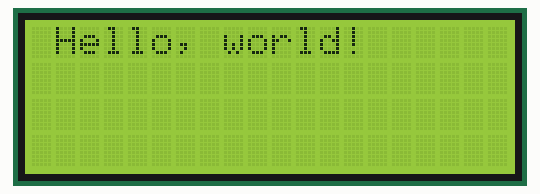
Simulated run of this sketch. Board: Arduino Uno, built with avr-gcc and run on an emulated ATmega328P. Shown: 20×4 character LCD.

Above: at 0.1 s.
At 4.1 s:
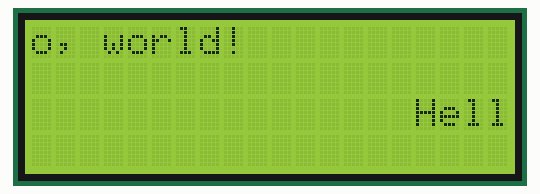
At 9.7 s:
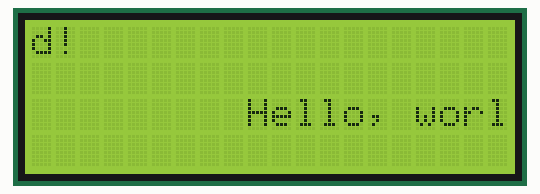
At 19.4 s:
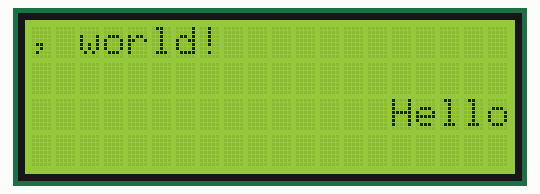
At 29.0 s:
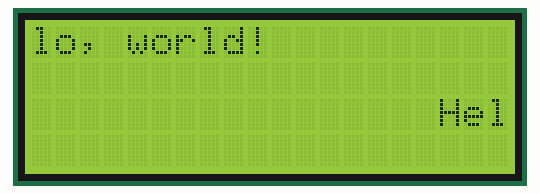
At 38.6 s:
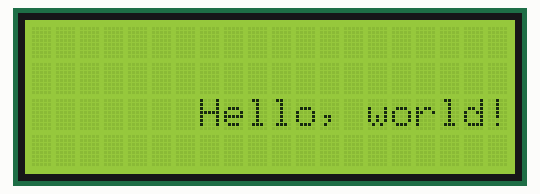

Measured:
- what the display in image 1 shows lasts 0.8 s, from 4.1 s to 4.9 s

The sketch:

rgb_lcd.ino
```cpp
#include <Wire.h>
#include <LiquidCrystal_I2C.h>

LiquidCrystal_I2C lcd(0x27,20,4);  // set the LCD address to 0x27 for a 16 chars and 2 line display

void setup()
{
  lcd.init();
  // Print a message to the LCD.
  lcd.backlight();
  lcd.setCursor(0,0);
  lcd.print("  Hello, world! ");
//  lcd.autoscroll();
}


void loop()
{
  for (int i = 0; i < 16; i++){
  lcd.scrollDisplayLeft();
  delay(800);
  }
  for (int i = 0; i < 16; i++){
  lcd.scrollDisplayRight();
  delay(800);
  }
}
```
